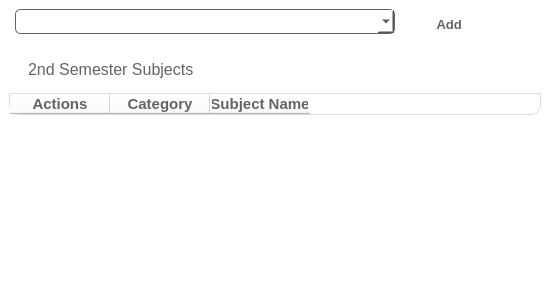
               <widget class="QWidget" name="shsSubjects_2">
                <property name="styleSheet">
                 <string notr="true">QWidget{
	background-color: rgb(255, 255, 255);
}</string>
                </property>
                <layout class="QVBoxLayout" name="verticalLayout_4">
                 <property name="spacing">
                  <number>0</number>
                 </property>
                 <property name="leftMargin">
                  <number>0</number>
                 </property>
                 <property name="topMargin">
                  <number>0</number>
                 </property>
                 <property name="rightMargin">
                  <number>0</number>
                 </property>
                 <property name="bottomMargin">
                  <number>0</number>
                 </property>
                 <item>
                  <widget class="QFrame" name="select_sub_frame_2">
                   <property name="minimumSize">
                    <size>
                     <width>0</width>
                     <height>43</height>
                    </size>
                   </property>
                   <property name="maximumSize">
                    <size>
                     <width>16777215</width>
                     <height>43</height>
                    </size>
                   </property>
                   <property name="frameShape">
                    <enum>QFrame::NoFrame</enum>
                   </property>
                   <property name="frameShadow">
                    <enum>QFrame::Plain</enum>
                   </property>
                   <layout class="QHBoxLayout" name="horizontalLayout_3">
                    <property name="leftMargin">
                     <number>15</number>
                    </property>
                    <item>
                     <widget class="QComboBox" name="subjectComboSem2">
                      <property name="minimumSize">
                       <size>
                        <width>380</width>
                        <height>25</height>
                       </size>
                      </property>
                      <property name="maximumSize">
                       <size>
                        <width>450</width>
                        <height>25</height>
                       </size>
                      </property>
                      <property name="styleSheet">
                       <string notr="true">QComboBox{
border-radius: 5px;
border: 1px solid rgb(100, 100, 100);
	background-color: rgb(255, 255, 255);
}</string>
                      </property>
                      <property name="placeholderText">
                       <string>Select Subject here</string>
                      </property>
                     </widget>
                    </item>
                    <item>
                     <widget class="QPushButton" name="addSubBtnSem2">
                      <property name="minimumSize">
                       <size>
                        <width>100</width>
                        <height>30</height>
                       </size>
                      </property>
                      <property name="maximumSize">
                       <size>
                        <width>100</width>
                        <height>16777215</height>
                       </size>
                      </property>
                      <property name="font">
                       <font>
                        <pointsize>10</pointsize>
                        <bold>true</bold>
                       </font>
                      </property>
                      <property name="cursor">
                       <cursorShape>PointingHandCursor</cursorShape>
                      </property>
                      <property name="layoutDirection">
                       <enum>Qt::LeftToRight</enum>
                      </property>
                      <property name="autoFillBackground">
                       <bool>false</bool>
                      </property>
                      <property name="styleSheet">
                       <string notr="true">QPushButton{
border: none;
color: rgb(100, 100, 100);
}
</string>
                      </property>
                      <property name="text">
                       <string>Add </string>
                      </property>
                      <property name="icon">
                       <iconset>
                        <normaloff>../assets/plus-circle-solid-24.png</normaloff>../assets/plus-circle-solid-24.png</iconset>
                      </property>
                      <property name="autoRepeat">
                       <bool>false</bool>
                      </property>
                      <property name="autoExclusive">
                       <bool>false</bool>
                      </property>
                     </widget>
                    </item>
                    <item>
                     <spacer name="horizontalSpacer_9">
                      <property name="orientation">
                       <enum>Qt::Horizontal</enum>
                      </property>
                      <property name="sizeHint" stdset="0">
                       <size>
                        <width>40</width>
                        <height>20</height>
                       </size>
                      </property>
                     </spacer>
                    </item>
                   </layout>
                  </widget>
                 </item>
                 <item>
                  <widget class="QFrame" name="frame_6">
                   <property name="styleSheet">
                    <string notr="true">QFrame{
	border-top-left-radius: 0;
	border-top-right-radius: 0;
	border-bottom-left-radius: 10px;
	border-bottom-right-radius: 10px;
}
</string>
                   </property>
                   <property name="frameShape">
                    <enum>QFrame::StyledPanel</enum>
                   </property>
                   <property name="frameShadow">
                    <enum>QFrame::Raised</enum>
                   </property>
                   <layout class="QVBoxLayout" name="verticalLayout_11">
                    <item>
                     <widget class="QLabel" name="label_3">
                      <property name="font">
                       <font>
                        <pointsize>12</pointsize>
                       </font>
                      </property>
                      <property name="styleSheet">
                       <string notr="true">QLabel{
padding-top: 8px;
padding-bottom: 8px;
padding-left: 15px;
	color: rgb(100, 100, 100);
}</string>
                      </property>
                      <property name="text">
                       <string>2nd Semester Subjects</string>
                      </property>
                     </widget>
                    </item>
                    <item>
                     <widget class="QTableWidget" name="subjSem2TableWidget">
                      <property name="styleSheet">
                       <string notr="true">QHeaderView{
border: 1px solid rgb(220, 220, 220);
}
QTableView::item {
	text-align: center;
	border-left: 1px solid rgb(220, 220, 220); 
}
QTableView::item:selected  {
	color: rgb(0, 0, 0);
	background-color: rgb(230, 230, 230);
}</string>
                      </property>
                      <property name="editTriggers">
                       <set>QAbstractItemView::DoubleClicked</set>
                      </property>
                      <property name="tabKeyNavigation">
                       <bool>false</bool>
                      </property>
                      <property name="showDropIndicator" stdset="0">
                       <bool>false</bool>
                      </property>
                      <property name="dragDropOverwriteMode">
                       <bool>false</bool>
                      </property>
                      <attribute name="verticalHeaderVisible">
                       <bool>false</bool>
                      </attribute>
                      <column>
                       <property name="text">
                        <string>Actions</string>
                       </property>
                       <property name="font">
                        <font>
                         <pointsize>11</pointsize>
                         <bold>true</bold>
                        </font>
                       </property>
                       <property name="foreground">
                        <brush brushstyle="SolidPattern">
                         <color alpha="255">
                          <red>100</red>
                          <green>100</green>
                          <blue>100</blue>
                         </color>
                        </brush>
                       </property>
                      </column>
                      <column>
                       <property name="text">
                        <string>Category</string>
                       </property>
                       <property name="font">
                        <font>
                         <pointsize>11</pointsize>
                         <bold>true</bold>
                        </font>
                       </property>
                       <property name="foreground">
                        <brush brushstyle="SolidPattern">
                         <color alpha="255">
                          <red>100</red>
                          <green>100</green>
                          <blue>100</blue>
                         </color>
                        </brush>
                       </property>
                      </column>
                      <column>
                       <property name="text">
                        <string>Subject Name</string>
                       </property>
                       <property name="font">
                        <font>
                         <pointsize>11</pointsize>
                         <bold>true</bold>
                        </font>
                       </property>
                       <property name="foreground">
                        <brush brushstyle="SolidPattern">
                         <color alpha="255">
                          <red>100</red>
                          <green>100</green>
                          <blue>100</blue>
                         </color>
                        </brush>
                       </property>
                      </column>
                     </widget>
                    </item>
                   </layout>
                  </widget>
                 </item>
                </layout>
               </widget>
